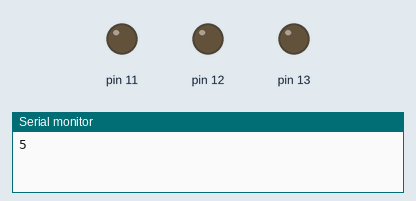
Bench run of a sketch on a simulated Arduino Uno, built with avr-gcc and run on an emulated ATmega328P. On the bench: output pins drawn as LEDs (lit = HIGH), the last lines printed to the serial monitor. Random numbers use the default seed unless the sketch sets one.

Above: at 0.1 s.
At 12.1 s:
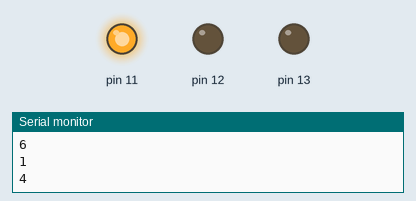
At 24.1 s:
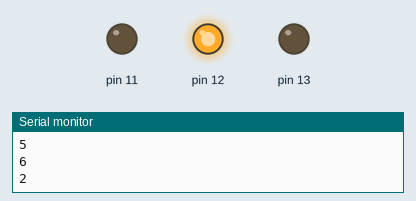
At 39.1 s:
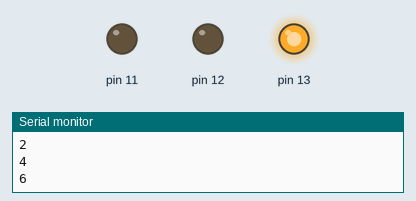
Timing chart, 0 to 40.0 s (numbered marks = the images above):
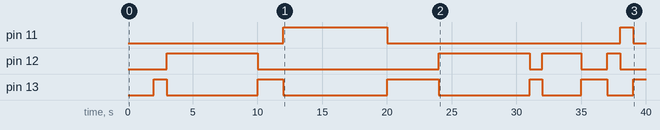

Measured:
- by itself, pin 11: LOW → HIGH at 12.0 s, → LOW 8.0 s later, → HIGH 18.0 s later, → LOW 1.0 s later
- by itself, pin 12: LOW → HIGH at 3.0 s, → LOW 7.0 s later, → HIGH 14.0 s later, → LOW 7.0 s later, … (8 changes in this stretch)
- by itself, pin 13: LOW → HIGH at 2.0 s, → LOW 1.0 s later, → HIGH 7.0 s later, → LOW 2.0 s later, … (11 changes in this stretch)

The sketch:

Rahul6010.ino
```cpp
void setup()
{
  for (int i=11; i<=13; i++)
  	pinMode(i,OUTPUT);
  randomSeed(4);
  Serial.begin(9600);
}

void LEDoff(){
  for(int i=11;i<=13;i++)
    digitalWrite(i,LOW);
}

void loop()
{
  int Random = random(1,7);
  Serial.println(Random);
  if(Random==2){
    LEDoff();
    digitalWrite(12,HIGH);
  }
  else if(Random==4){
    LEDoff();
    digitalWrite(11,HIGH);
  }
  else if(Random==6){
    LEDoff();
    digitalWrite(13,HIGH);
  }
  delay(1000);
}
```
